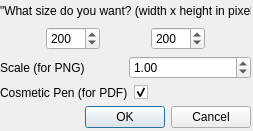
<?xml version="1.0" encoding="UTF-8"?>
<ui version="4.0">
 <class>SPlotImageSize</class>
 <widget class="QDialog" name="SPlotImageSize">
  <property name="windowModality">
   <enum>Qt::ApplicationModal</enum>
  </property>
  <property name="geometry">
   <rect>
    <x>0</x>
    <y>0</y>
    <width>253</width>
    <height>131</height>
   </rect>
  </property>
  <property name="sizePolicy">
   <sizepolicy hsizetype="Fixed" vsizetype="Fixed">
    <horstretch>0</horstretch>
    <verstretch>0</verstretch>
   </sizepolicy>
  </property>
  <property name="minimumSize">
   <size>
    <width>253</width>
    <height>131</height>
   </size>
  </property>
  <property name="maximumSize">
   <size>
    <width>253</width>
    <height>131</height>
   </size>
  </property>
  <property name="windowTitle">
   <string>Dialog</string>
  </property>
  <property name="sizeGripEnabled">
   <bool>false</bool>
  </property>
  <widget class="QWidget" name="verticalLayoutWidget">
   <property name="geometry">
    <rect>
     <x>0</x>
     <y>0</y>
     <width>251</width>
     <height>128</height>
    </rect>
   </property>
   <layout class="QVBoxLayout" name="verticalLayout">
    <item>
     <widget class="QLabel" name="label">
      <property name="text">
       <string>&quot;What size do you want? (width x height in pixels)&quot;</string>
      </property>
     </widget>
    </item>
    <item>
     <layout class="QHBoxLayout" name="horizontalLayout">
      <item>
       <spacer name="horizontalSpacer_2">
        <property name="orientation">
         <enum>Qt::Horizontal</enum>
        </property>
        <property name="sizeHint" stdset="0">
         <size>
          <width>40</width>
          <height>20</height>
         </size>
        </property>
       </spacer>
      </item>
      <item>
       <widget class="QSpinBox" name="spbWidth">
        <property name="maximum">
         <number>1000</number>
        </property>
        <property name="value">
         <number>200</number>
        </property>
       </widget>
      </item>
      <item>
       <spacer name="horizontalSpacer">
        <property name="orientation">
         <enum>Qt::Horizontal</enum>
        </property>
        <property name="sizeHint" stdset="0">
         <size>
          <width>40</width>
          <height>20</height>
         </size>
        </property>
       </spacer>
      </item>
      <item>
       <widget class="QSpinBox" name="spbHeight">
        <property name="maximum">
         <number>1000</number>
        </property>
        <property name="value">
         <number>200</number>
        </property>
       </widget>
      </item>
      <item>
       <spacer name="horizontalSpacer_3">
        <property name="orientation">
         <enum>Qt::Horizontal</enum>
        </property>
        <property name="sizeHint" stdset="0">
         <size>
          <width>40</width>
          <height>20</height>
         </size>
        </property>
       </spacer>
      </item>
     </layout>
    </item>
    <item>
     <layout class="QHBoxLayout" name="horizontalLayout_2">
      <item>
       <widget class="QLabel" name="label_2">
        <property name="text">
         <string>Scale (for PNG)</string>
        </property>
       </widget>
      </item>
      <item>
       <widget class="QDoubleSpinBox" name="spbScale">
        <property name="value">
         <double>1.000000000000000</double>
        </property>
       </widget>
      </item>
     </layout>
    </item>
    <item>
     <layout class="QHBoxLayout" name="horizontalLayout_3">
      <item>
       <widget class="QLabel" name="label_3">
        <property name="text">
         <string>Cosmetic Pen (for PDF)</string>
        </property>
       </widget>
      </item>
      <item>
       <widget class="QCheckBox" name="ckbCosmeticPen">
        <property name="text">
         <string/>
        </property>
        <property name="checked">
         <bool>true</bool>
        </property>
       </widget>
      </item>
     </layout>
    </item>
    <item>
     <widget class="QDialogButtonBox" name="buttonBox">
      <property name="orientation">
       <enum>Qt::Horizontal</enum>
      </property>
      <property name="standardButtons">
       <set>QDialogButtonBox::Cancel|QDialogButtonBox::Ok</set>
      </property>
     </widget>
    </item>
   </layout>
  </widget>
 </widget>
 <resources/>
 <connections>
  <connection>
   <sender>buttonBox</sender>
   <signal>accepted()</signal>
   <receiver>SPlotImageSize</receiver>
   <slot>accept()</slot>
   <hints>
    <hint type="sourcelabel">
     <x>248</x>
     <y>254</y>
    </hint>
    <hint type="destinationlabel">
     <x>157</x>
     <y>274</y>
    </hint>
   </hints>
  </connection>
  <connection>
   <sender>buttonBox</sender>
   <signal>rejected()</signal>
   <receiver>SPlotImageSize</receiver>
   <slot>reject()</slot>
   <hints>
    <hint type="sourcelabel">
     <x>316</x>
     <y>260</y>
    </hint>
    <hint type="destinationlabel">
     <x>286</x>
     <y>274</y>
    </hint>
   </hints>
  </connection>
 </connections>
</ui>
